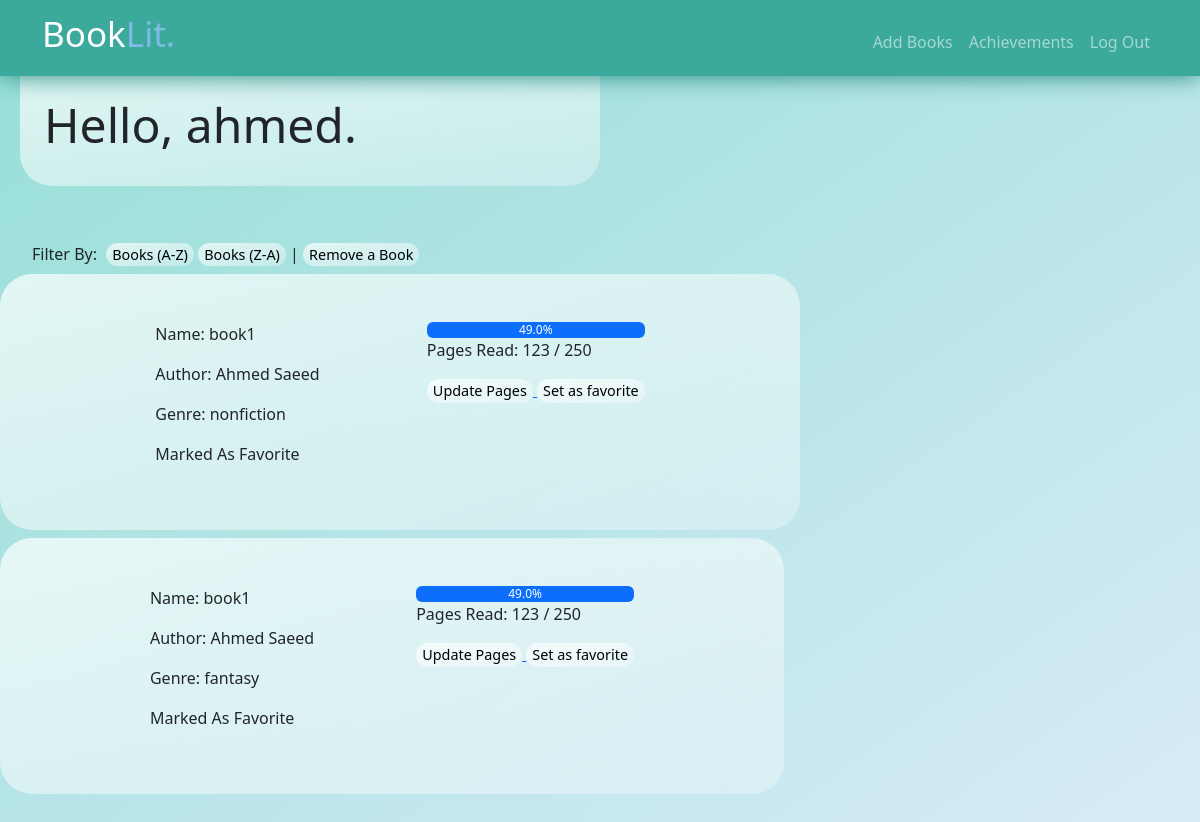
/main (signed in), run on the app's committed database.
### tables this page shows
CREATE TABLE users(
id INTEGER PRIMARY KEY AUTOINCREMENT NOT NULL,
username TEXT NOT NULL,
hash TEXT NOT NULL,
books INTEGER DEFAULT 0,
achievements INTEGER DEFAULT 0);

CREATE TABLE books(
user_id INTEGER NOT NULL,
name TEXT,
author TEXT,
genre TEXT,
fullpages INTEGER,
readpages INTEGER,
status TEXT,
favorite TEXT,
FOREIGN KEY(user_id) REFERENCES users(id));

### app.py (the view)
@app.route("/main", methods=["GET", "POST"])
def main():
       username = db.execute("SELECT username FROM users WHERE id = ?", session["user_id"])
       username = username[0]["username"]
       booknum = db.execute("SELECT books FROM users WHERE id = ?", session["user_id"])
       books = db.execute("SELECT * FROM books WHERE user_id=?", session["user_id"])
       return render_template("main.html", username = username, booknum = booknum, books = books)

### app.py (called while the page is built)
@app.after_request
def after_request(response):
    response.headers["Cache-Control"] = "no-cache, no-store, must-revalidate"
    response.headers["Expires"] = 0
    response.headers["Pragma"] = "no-cache"
    return response

### templates/main.html (shortened to what this page needs)
{% extends "layout.html" %}
{% block main %}
    <div class="container-fluid py-4 ">
        <section class="py-5 row intro mt-0 m-2 main ">
            <div class="col-sm-12 col-md-6 glass p-4">
                <h1>Hello, {{username}}.</h1>
            </div>
        </section>
        <section class=" row filter m-2">
            <div class="col-sm-12 col-md-8">
                <p>Filter By:</p>
                <button>Books (A-Z)</button>
                <button>Books (Z-A)</button><span> | </span>
                <a href="/remove">
                    <button>Remove a Book</button>
                </a>
            </div>
        </section>
        {% if booknum ==  [{'books': 0}] %}
        <section class=" row books m-2">
            <div class="col-sm-12 col-md-8 p-4 glass">
                <h1>Nothing Read Yet?</h1>
                <a href="/add">
                    <button>Add a Book</button>
                  </a>
        </section>
        {% else %}
        {% for book in books %}
        <section class=" row books my-2">
            <div class="col-sm-12 col-md-8 p-5 glass">
                <div>
                    <p>Name: {{book["name"]}}</p>
                    <p>Author: {{book["author"]}}</p>
                    <p>Genre: {{book["genre"]}}</p>
                    {% if book["favorite"] == "yes" %}
                    <p>Marked As Favorite</p>
                    {% endif %}
                </div>
                <div>
                    {% set percent = (book["readpages"] / book["fullpages"] * 100) | round %}
                    <div class="progress" role="progressbar" aria-label="Warning example" aria-valuenow="0" aria-valuemin="0" aria-valuemax="100">
                        <div class="progress-bar text-bg-primary" style="width: 100%">{{percent}}%</div>
                      </div>
                    <p>Pages Read: {{book["readpages"]}} / {{book["fullpages"]}}</p>
                    <a href="/update">
                        <button>Update Pages</button>
                    </a>
                    <a href="/fav">
                        <button>Set as favorite</button>
                    </a>
                </div>
            </div>
            {% endfor %}
        </section>
        {% endif %}
    </div>
{% endblock %}

### templates/layout.html (shortened to what this page needs)
<!DOCTYPE html>
<html lang="en">
<head>
    <link href="https://cdn.jsdelivr.net/npm/bootstrap@5.3.3/dist/css/bootstrap.min.css" rel="stylesheet">
    <link href="{{ url_for('static', filename='styles.css') }}" rel="stylesheet">
</head>
<body id="bootstrap-overrides">
    <header>
        <nav class="navbar navbar-expand-lg bg-dark navbar-dark fixed-top" id="nav">
            <div class="container">
                {% if session["user_id"] %}
                <a href="/main" class="logo navbar-brand" id="logo" ><h3>Book<span>Lit.</span></h3></a>
                {% else %}
                <a href="/" class="logo navbar-brand" id="logo" ><h3>Book<span>Lit.</span></h3></a>
                {% endif %}
             <div class="collapse navbar-collapse" id="navmenu">
                {% if session["user_id"] %}
                <ul class="navbar-nav ms-auto mt-2">
                    <li class="nav-item"><a class="nav-link" href="/add">Add Books</a></li>
                    <li class="nav-item"><a class="nav-link" href="/buy">Achievements</a></li>
                    <li class="nav-item"><a class="nav-link" href="/logout">Log Out</a></li>
                </ul>
            {% else %}
                <ul class="navbar-nav ms-auto">
                    <li class="nav-item"><a class="nav-link" href="#register">Register</a></li>
                    <li class="nav-item"><a class="nav-link" href="/login">Log In</a></li>
                </ul>
            {% endif %}
          </div>
            </div>
        </nav>
    </header>
    <main> {% block main %}{% endblock %} </main>
</body>
</html>

### static/styles.css (style rules this page uses)
body { background: linear-gradient(to right bottom, rgba(105,209,197,0.7), rgba(126,188,230,0.3)); }
main { min-height: 100vh; }
#nav { background-color: #3BA99C !important; filter: drop-shadow(0 0 0.75rem #21897E); position: fixed; }
header nav .container h3 { font-size: 35px; }
header nav .container span { font-size: 35px; color: #7EBCE6 !important; }
.glass { border-radius: 2rem; background: linear-gradient(to right bottom, rgba(255,255,255,0.7), rgba(255,255,255,0.3)); }
.intro h1 { font-size: 3rem; }
.main .glass { border-radius: 0rem 0rem 2rem 2rem; }
.filter p { display: inline; padding-right: 5px; }
button { border-radius: 2rem; background: linear-gradient(to right bottom, rgba(255,255,255,0.7), rgba(255,255,255,0.3)); border: none; font-size: 0.9rem; }
.books .glass { display: flex; justify-content: space-evenly; }

### data on the page
users: username "ahmed"
books: name "book1", author "Ahmed Saeed", genre "nonfiction", favorite "Marked As Favorite", percent "49.0", readpages "123", fullpages "250"
books: name "book1", author "Ahmed Saeed", genre "fantasy", favorite "Marked As Favorite", percent "49.0", readpages "123", fullpages "250"
